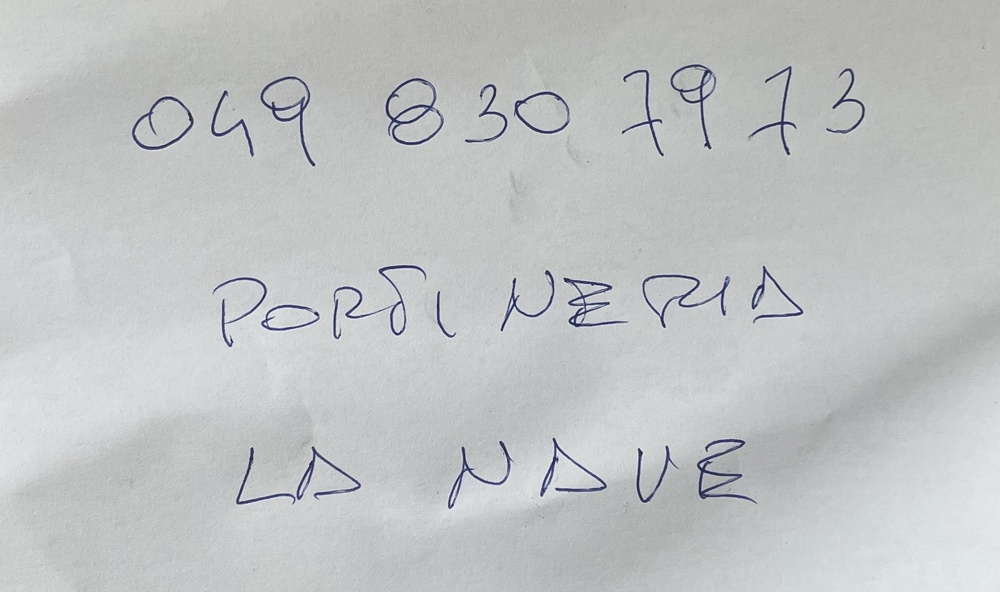
#> input picture test.jpeg, 1000 x 592 px, shrunk from 2206 x 1306 before the run
$ python main.py
#> lines starting #> are read from the running program, lines starting #| are printed output that depends on the picture; after the words box and inside, x2 and y2 are one past the last pixel; in counts of white or black regions, pixels touching at a corner belong together
import cv2
import pytesseract


# Update the pytesseract tesseract_cmd attribute to point to the binary if it's not in the PATH
# Example for a typical installation location on macOS:
# pytesseract.pytesseract.tesseract_cmd = '/usr/local/bin/tesseract'

# Function to preprocess the image
def preprocess_image(image_path):
    # Read the image
#> called with image_path = 'test.jpeg'
    img = cv2.imread(image_path)
#> img is the input picture: shape (592, 1000, 3); mean B, G, R 195, 194.5, 192

    # Convert the image to grayscale
    gray_img = cv2.cvtColor(img, cv2.COLOR_BGR2GRAY)

    # Apply thresholding
    _, thresh_img = cv2.threshold(gray_img, 0, 255, cv2.THRESH_BINARY + cv2.THRESH_OTSU)
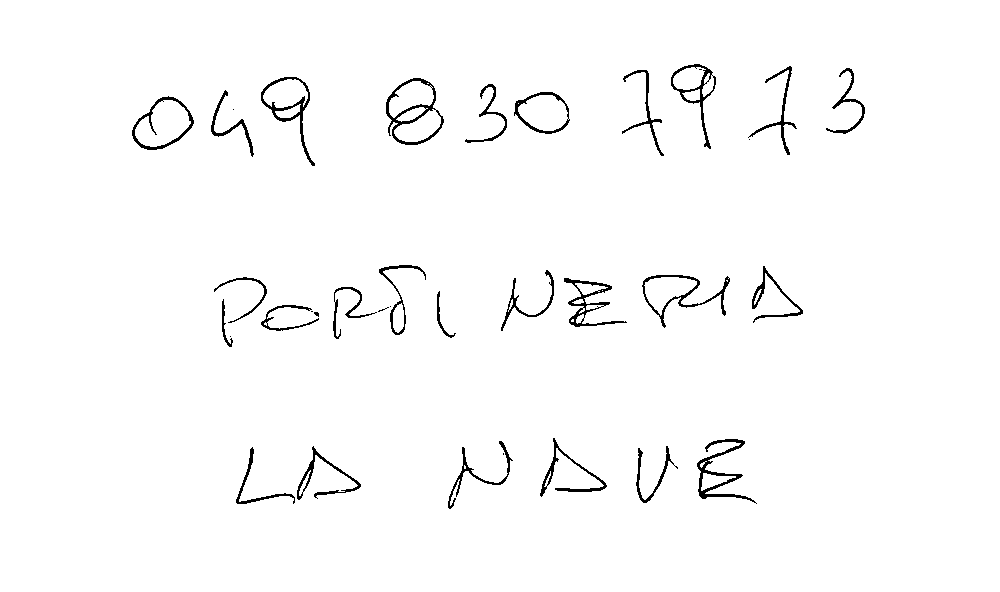
#> thresh_img: shape (592, 1000); 98.1% white; black in thin lines or dots, all inside (x1, y1, x2, y2) = (132, 64, 865, 509)

    return thresh_img


# Function to extract text from the preprocessed image
def extract_text_from_image(image):
    # Extract text from image
#> (the run stopped early here; a loop or call above may not have finished)
